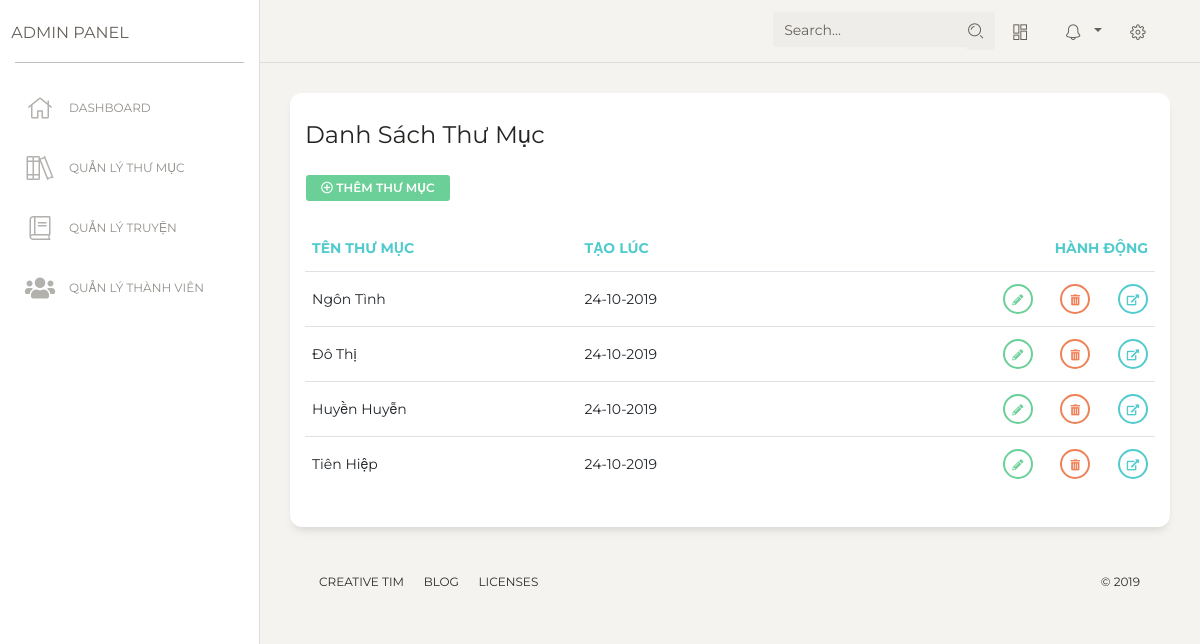
The app's page /modules/admin/categories/list.php (signed in) with its own data.
### tables this page shows
CREATE TABLE `categories` (
  `id` int(11) NOT NULL,
  `name` varchar(255) NOT NULL,
  `slug` varchar(255) NOT NULL,
  `created_at` int(11) NOT NULL
);

### modules/admin/categories/list.php (called while the page is built, shortened)
<?php
require_once('system/bootstrap.php');
require_once('themes/' . THEME_ADMIN . '/layout/head.php');
require_once('themes/' . THEME_ADMIN . '/templates/categories/list.php');
require_once('themes/' . THEME_ADMIN . '/layout/end.php');

### system/functions.php (called while the page is built, shortened)
<?php
function get_page($total, $return = 0)
{
    global $per_page;
    $page = isset($_GET['page']) ? abs(intval($_GET['page'])) : 1;
    $max_page = ceil($total / $per_page);
    return ' LIMIT ' . $per_page . ' OFFSET ' . (($page - 1) * $per_page);
}

### system/bootstrap.php (called while the page is built, shortened)
<?php
require_once('functions.php');
$per_page = 20;

### themes/admin/templates/categories/list.php (the view, shortened to what this page needs)
<div class="col-md-12">
	<div class="card">
		<div class="card-header">
			<h4 class="card-title">Danh Sách Thư Mục</h4>
			<a href="/admin/category/new" class="btn btn-sm btn-success">
				<i class="far fa-plus-circle"></i> Thêm Thư Mục
			</a>
		</div>
		<div class="card-body">
			<div class="table-responsive">
				<table class="table">
					<thead class=" text-primary">
						<th>Tên Thư Mục</th>
						<th>Tạo Lúc</th>
						<th class="text-right">Hành Động</th>
                    </thead>
                    <tbody>
                    <?php foreach (get_list_categories(count_categories()) as $data): ?>
                    	<tr>
                    		<td><?= $data['name'] ?></td>
                    		<td><?= date('d-m-Y', $data['created_at']) ?></td>
                    		<td class="text-right">
                    			<button class="btn btn-sm btn-outline-success btn-round btn-icon mr-4">
									<a href="/admin/category/edit/<?= $data['id'] ?>" class="text-success"><i class="fas fa-pencil-alt"></i></a>
								</button>
								<button class="btn btn-sm btn-outline-danger btn-round btn-icon mr-4">
									<a href="/admin/category/del/<?= $data['id'] ?>" class="text-danger"><i class="fas fa-trash-alt"></i></a>
								</button>
								<button class="btn btn-sm btn-outline-primary btn-round btn-icon">
									<a href="/category/<?= $data['slug'] ?>" target="_blank" class="text-primary" title="Đi tới..."><i class="fas fa-external-link-alt"></i></a>
								</button>
                    		</td>
                    	</tr>
                    <?php endforeach ?>
                    </tbody>
                </table>
            </div>
        </div>
    </div>
</div>

### records on screen
categories: name "Ngôn Tình", created_at "24-10-2019"
categories: name "Đô Thị", created_at "24-10-2019"
categories: name "Huyền Huyễn", created_at "24-10-2019"
categories: name "Tiên Hiệp", created_at "24-10-2019"
